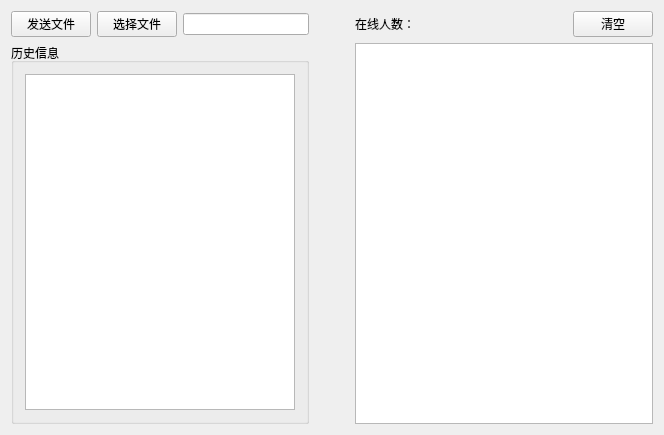
<?xml version="1.0" encoding="UTF-8"?>
<ui version="4.0">
 <class>FileTransferServerClass</class>
 <widget class="QWidget" name="FileTransferServerClass">
  <property name="geometry">
   <rect>
    <x>0</x>
    <y>0</y>
    <width>664</width>
    <height>435</height>
   </rect>
  </property>
  <property name="windowTitle">
   <string>FileTransferServer</string>
  </property>
  <layout class="QGridLayout" name="gridLayout">
   <item row="0" column="2" rowspan="2">
    <layout class="QVBoxLayout" name="verticalLayout">
     <item>
      <layout class="QHBoxLayout" name="horizontalLayout">
       <item>
        <widget class="QLabel" name="numberLabel">
         <property name="text">
          <string>在线人数：</string>
         </property>
        </widget>
       </item>
       <item>
        <widget class="QPushButton" name="clearBtn">
         <property name="sizePolicy">
          <sizepolicy hsizetype="Fixed" vsizetype="Fixed">
           <horstretch>0</horstretch>
           <verstretch>0</verstretch>
          </sizepolicy>
         </property>
         <property name="text">
          <string>清空</string>
         </property>
        </widget>
       </item>
      </layout>
     </item>
     <item>
      <widget class="QListView" name="userOpView"/>
     </item>
    </layout>
   </item>
   <item row="0" column="1">
    <spacer name="horizontalSpacer">
     <property name="orientation">
      <enum>Qt::Horizontal</enum>
     </property>
     <property name="sizeType">
      <enum>QSizePolicy::Ignored</enum>
     </property>
     <property name="sizeHint" stdset="0">
      <size>
       <width>40</width>
       <height>20</height>
      </size>
     </property>
    </spacer>
   </item>
   <item row="1" column="0">
    <widget class="QGroupBox" name="groupBox">
     <property name="title">
      <string>历史信息</string>
     </property>
     <layout class="QGridLayout" name="gridLayout_2">
      <item row="0" column="0">
       <widget class="QPlainTextEdit" name="historyInfo"/>
      </item>
     </layout>
    </widget>
   </item>
   <item row="0" column="0">
    <layout class="QHBoxLayout" name="horizontalLayout_2">
     <item>
      <widget class="QPushButton" name="sendFileBtn">
       <property name="text">
        <string>发送文件</string>
       </property>
      </widget>
     </item>
     <item>
      <widget class="QPushButton" name="selFileBtn">
       <property name="text">
        <string>选择文件</string>
       </property>
      </widget>
     </item>
     <item>
      <widget class="QLineEdit" name="selFilePath">
       <property name="sizePolicy">
        <sizepolicy hsizetype="Expanding" vsizetype="Fixed">
         <horstretch>0</horstretch>
         <verstretch>0</verstretch>
        </sizepolicy>
       </property>
      </widget>
     </item>
    </layout>
   </item>
  </layout>
 </widget>
 <layoutdefault spacing="6" margin="11"/>
 <resources>
  <include location="FileTransferServer.qrc"/>
 </resources>
 <connections/>
</ui>
